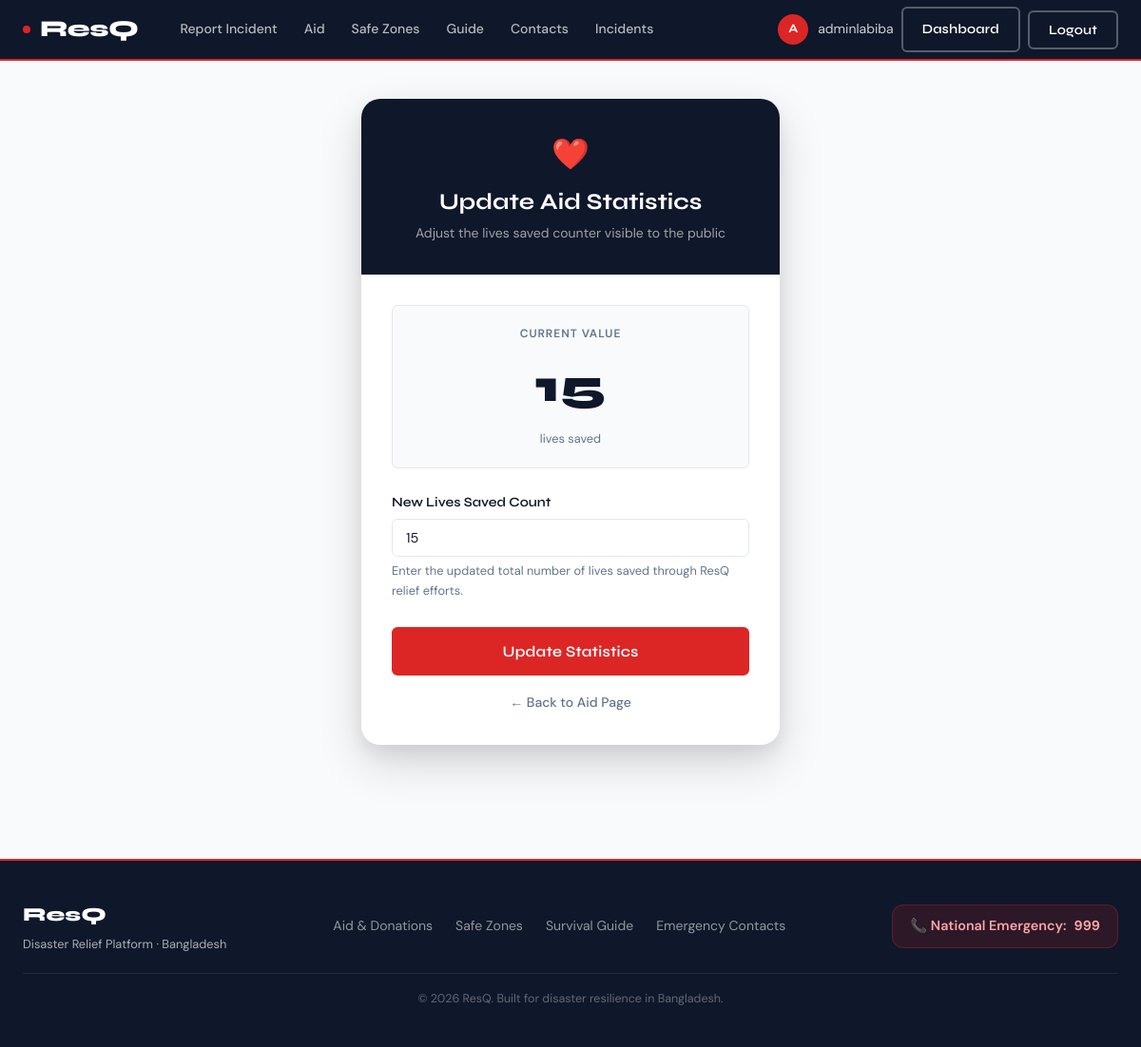
The page /aid/stats/update/ (signed in) on the database its author committed.
### users/models.py (models this page shows, shortened)
class User(AbstractUser):
    ROLE_CHOICES = [
        ('volunteer', 'Volunteer'),
        ('authority', 'Authority'),
    ]
    role = models.CharField(max_length=20, choices=ROLE_CHOICES)
    nid_number = models.CharField(max_length=20, unique=True)
    contact_number = models.CharField(max_length=15)
    occupation = models.CharField(max_length=100, blank=True)
    workplace = models.CharField(max_length=150, blank=True)
    date_of_birth = models.DateField(null=True, blank=True)
    is_verified = models.BooleanField(default=False)
    created_at = models.DateTimeField(auto_now_add=True)

### aid/models.py (models this page shows, shortened)
class AidStats(models.Model):
    lives_saved = models.PositiveIntegerField(default=0)
    updated_at = models.DateTimeField(auto_now=True)
    updated_by = models.ForeignKey(
        User, null=True, blank=True,
        on_delete=models.SET_NULL,
        limit_choices_to={'role': 'authority'}
    )
    class Meta:
        verbose_name = 'Aid Stats'

### aid/views.py (the view)
# urls.py: path('stats/update/', views.update_lives_saved, name='update_lives_saved'),
@login_required
def update_lives_saved(request):
    if request.user.role != 'authority':
        return redirect('dashboard')
    stats = AidStats.objects.first() or AidStats()
    if request.method == 'POST':
        form = AidStatsForm(request.POST, instance=stats)
        if form.is_valid():
            obj = form.save(commit=False)
            obj.updated_by = request.user
            obj.save()
            return redirect('aid_page')
    else:
        form = AidStatsForm(instance=stats)
    return render(request, 'aid/update_stats.html', {'form': form})

### aid/forms.py
class AidStatsForm(forms.ModelForm):
    class Meta:
        model = AidStats
        fields = ['lives_saved']

### templates/aid/update_stats.html (shortened to what this page needs)
{% extends "base.html" %}
{% block content %}
<div class="auth-wrap">
  <div class="auth-card">
    <div class="auth-card__header">
      <div style="font-size:2rem;margin-bottom:10px;">❤️</div>
      <h1 style="font-size:1.5rem;">Update Aid Statistics</h1>
      <p>Adjust the lives saved counter visible to the public</p>
    </div>
    <div class="auth-card__body">
      <div style="background:var(--surface);border-radius:var(--radius-sm);border:1px solid var(--border);padding:20px;text-align:center;margin-bottom:24px;">
        <div style="font-size:.75rem;text-transform:uppercase;letter-spacing:.08em;color:var(--muted);font-weight:600;margin-bottom:6px;">Current Value</div>
        <div style="font-family:var(--font-display);font-size:3rem;font-weight:800;color:var(--navy);">
          {{ form.instance.lives_saved|default:"0" }}
        </div>
        <div style="font-size:.8rem;color:var(--muted);margin-top:4px;">lives saved</div>
      </div>
      <form method="post">
        <div class="form-group">
          <label for="id_lives_saved">New Lives Saved Count</label>
          {{ form.lives_saved }}
          <div class="form-hint">Enter the updated total number of lives saved through ResQ relief efforts.</div>
        </div>
        <button type="submit" class="btn btn-primary btn-lg w-full" style="justify-content:center;margin-top:8px;">
          Update Statistics
        </button>
      </form>
      <div style="margin-top:16px;text-align:center;">
        <a href="{% url 'aid_page' %}" class="back-link" style="justify-content:center;">← Back to Aid Page</a>
      </div>
    </div>
  </div>
</div>
{% endblock %}

### templates/base.html (shortened to what this page needs)
<!DOCTYPE html>
<html lang="en">
<head>
  {% load static %}
  <link rel="stylesheet" href="{% static 'css/style.css' %}" />
</head>
<body>
<nav class="navbar">
  <a href="{% url 'home' %}" class="navbar__brand">
    <span class="brand-dot"></span>ResQ
  </a>
  <div class="navbar__links">
    <a href="{% url 'home' %}#report">Report Incident</a>
    <a href="{% url 'aid_page' %}">Aid</a>
    <a href="{% url 'evacuation_page' %}">Safe Zones</a>
    <a href="{% url 'guide_page' %}">Guide</a>
    <a href="{% url 'contacts_page' %}">Contacts</a>
    {% if user.is_authenticated %}
      <a href="{% url 'incident_list' %}">Incidents</a>
    {% endif %}
  </div>
  <div class="navbar__actions desktop">
    {% if user.is_authenticated %}
      <div class="nav-user">
        <div class="avatar">{{ user.username|slice:":1"|upper }}</div>
        <span>{{ user.username }}</span>
      </div>
      <a href="{% url 'dashboard' %}" class="btn btn-outline" style="color:white;border-color:rgba(255,255,255,.3);">Dashboard</a>
      <form method="post" action="{% url 'logout' %}" style="display:inline;">
        <button type="submit" class="btn btn-outline" style="color:white;border-color:rgba(255,255,255,.3);">Logout</button>
      </form>
    {% else %}
      <a href="{% url 'login' %}" class="btn btn-outline" style="color:white;border-color:rgba(255,255,255,.3);">Log In</a>
      <a href="{% url 'signup' %}" class="btn btn-primary">Sign Up</a>
    {% endif %}
  </div>
</nav>
<main>
  {% block content %}{% endblock %}
</main>
<footer class="footer">
  <div class="footer__inner">
    <div>
      <div class="footer__brand">ResQ</div>
      <div class="footer__tagline">Disaster Relief Platform · Bangladesh</div>
    </div>
    <div style="display:flex;gap:24px;flex-wrap:wrap;">
      <a href="{% url 'aid_page' %}" style="color:rgba(255,255,255,.55);font-size:.875rem;">Aid & Donations</a>
      <a href="{% url 'evacuation_page' %}" style="color:rgba(255,255,255,.55);font-size:.875rem;">Safe Zones</a>
      <a href="{% url 'guide_page' %}" style="color:rgba(255,255,255,.55);font-size:.875rem;">Survival Guide</a>
      <a href="{% url 'contacts_page' %}" style="color:rgba(255,255,255,.55);font-size:.875rem;">Emergency Contacts</a>
    </div>
    <div class="footer__hotline">
      📞 National Emergency: <strong>999</strong>
    </div>
  </div>
  <div style="max-width:1200px;margin:20px auto 0;padding-top:16px;border-top:1px solid rgba(255,255,255,.08);text-align:center;font-size:.78rem;color:rgba(255,255,255,.35);">
    © {% now "Y" %} ResQ. Built for disaster resilience in Bangladesh.
  </div>
</footer>
</body>
</html>

### rows shown on the page
User: username "A", username "adminlabiba"
AidStats: instance.lives_saved "15", lives_saved "15"
